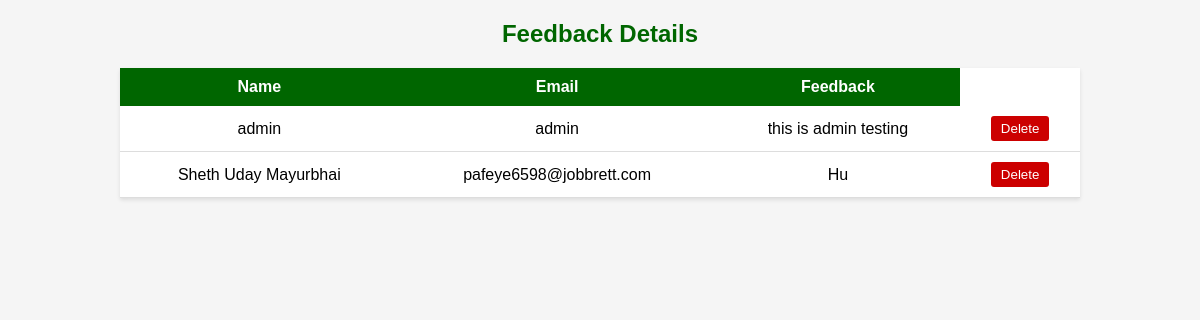
Page /admin/feedback.php on the earlier database version.
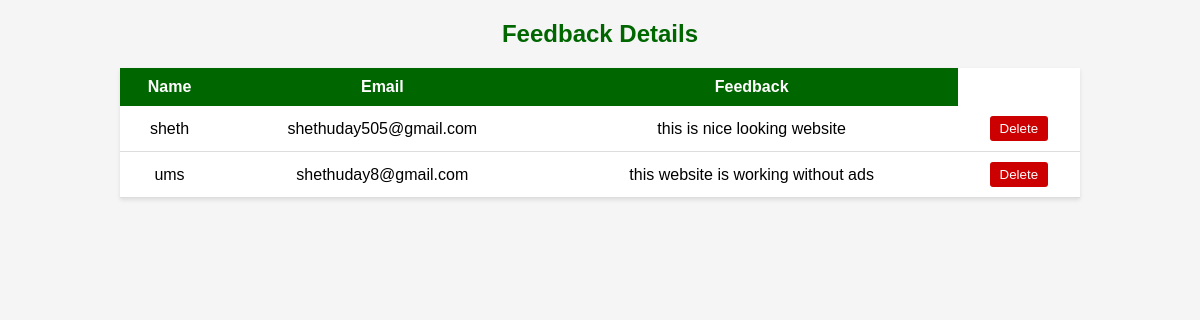
Same page on the later database version.
### tables this page shows
CREATE TABLE `feedback` (
  `name` varchar(255) NOT NULL,
  `email` varchar(255) NOT NULL,
  `feedback` varchar(255) NOT NULL
);

### admin/feedback.php (the view, shortened to what this page needs)
<?php
$user = 'root';
$password = '';
$database = 'iv';
$servername='localhost';
$mysqli = new mysqli($servername, $user, $password, $database);
$sql = " SELECT * FROM feedback";
$result = $mysqli->query($sql);
?>
<!DOCTYPE html>
<html lang="en">
<head>
</head>
<body>
	<section>
		<h1>Feedback Details</h1>
		<table>
			<tr>
				<th>Name</th>
				<th>Email</th>
				<th>Feedback</th>
			</tr>
			<?php
				while($rows=$result->fetch_assoc())
				{
			?>
			<tr>
				<td><?php echo $rows['name'];?></td>
				<td><?php echo $rows['email'];?></td>
                <td><?php echo $rows['feedback'];?></td>
				<td>
                        <form method="post">
                            <button type="submit" name="delete">Delete</button>
                        </form>
                    </td>
			</tr>
			<?php
				}
			?>
		</table>
</body>
</html>

Differences in the rows shown:
removed feedback: name "admin", email "admin", feedback "this is admin testing"
removed feedback: name "Sheth Uday Mayurbhai", email "pafeye6598@jobbrett.com", feedback "Hu"
added feedback: name "sheth", email "shethuday505@gmail.com", feedback "this is nice looking website"
added feedback: name "ums", email "shethuday8@gmail.com", feedback "this website is working without ads"
